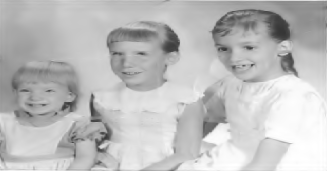
#> input picture testcase/grilsrestored.png, 327 x 171 px
$ python Inpainting_girls.py
#> lines starting #> are read from the running program, lines starting #| are printed output that depends on the picture; after the words box and inside, x2 and y2 are one past the last pixel; in counts of white or black regions, pixels touching at a corner belong together

# coding: utf-8

# In[1]:

import cv2
import numpy as np
import numbers
from warnings import warn
import sys
from numpy.lib.stride_tricks import as_strided
import matplotlib.pyplot as plt

# some parameters
patch_size = 10
sigma =20
window_shape = (patch_size, patch_size)
window_stride = 2
num_dict=3000#
ksvd_iter = 3
max_sparsity = 20#25


# In[6]:

def view_as_windows(arr_in, window_shape, step=1):
    """Rolling window view of the input n-dimensional array.

    Windows are overlapping views of the input array, with adjacent windows
    shifted by a single row or column (or an index of a higher dimension).

    Parameters
    ----------
    arr_in : ndarray
        N-d input array.
    window_shape : integer or tuple of length arr_in.ndim
        Defines the shape of the elementary n-dimensional orthotope
        (better know as hyperrectangle [1]_) of the rolling window view.
        If an integer is given, the shape will be a hypercube of
        sidelength given by its value.
    step : integer or tuple of length arr_in.ndim
        Indicates step size at which extraction shall be performed.
        If integer is given, then the step is uniform in all dimensions.

    Returns
    -------
    arr_out : ndarray
        (rolling) window view of the input array.   If `arr_in` is
        non-contiguous, a copy is made.
    """

    # -- basic checks on arguments
    if not isinstance(arr_in, np.ndarray):
        raise TypeError("`arr_in` must be a numpy ndarray")

    ndim = arr_in.ndim

    if isinstance(window_shape, numbers.Number):
        window_shape = (window_shape,) * ndim
    if not (len(window_shape) == ndim):
        raise ValueError("`window_shape` is incompatible with `arr_in.shape`")

    if isinstance(step, numbers.Number):
        if step < 1:
            raise ValueError("`step` must be >= 1")
        step = (step,) * ndim
    if len(step) != ndim:
        raise ValueError("`step` is incompatible with `arr_in.shape`")

    arr_shape = np.array(arr_in.shape)
    window_shape = np.array(window_shape, dtype=arr_shape.dtype)

    if ((arr_shape - window_shape) < 0).any():
        raise ValueError("`window_shape` is too large")

    if ((window_shape - 1) < 0).any():
        raise ValueError("`window_shape` is too small")

    # -- build rolling window view
    if not arr_in.flags.contiguous:
        warn(RuntimeWarning("Cannot provide views on a non-contiguous input "
                            "array without copying."))

    arr_in = np.ascontiguousarray(arr_in)

    slices = tuple(slice(None, None, st) for st in step)
    window_strides = np.array(arr_in.strides)

    indexing_strides = arr_in[slices].strides

    win_indices_shape = (((np.array(arr_in.shape) - np.array(window_shape))
                          // np.array(step)) + 1)

    new_shape = tuple(list(win_indices_shape) + list(window_shape))
    strides = tuple(list(indexing_strides) + list(window_strides))

    arr_out = as_strided(arr_in, shape=new_shape, strides=strides)
    return arr_out


def getImagePatches(img, stride):
    '''
    Input：
        - img: image matrix
        - stride：滑动步幅
    Return：
        - patches - (m,n) √m*√m-size's sliding window sampling patches.
            - m: window size vec
            - n: number of samples
        - patch - (r, c, √m, √m)
            - r: number of window patches on vertical direction
            - c: number of window patches on horizontal direction
            - √m: window size
            e.g. - (44,44, 7,7) 有44*44个patches，每个patches都是7*7的
    '''
    # get indices of each patch from image matrix
    # This is also the R_{ij} marix mentioned in the paper
    patch_indices = view_as_windows(img, window_shape, step=stride) # 返回 (r,c)个(window_shape)的数组(94,94,7,7)

    r,c= patch_indices.shape[0:2]  # window matrix size: 有r*c个滑动窗 （44，44）个
    i_r,i_c=patch_indices.shape[2:4]  # image patch size: 窗口的大小（7，7）的
    patches = np.zeros((i_r*i_c, r*c)) # (49,8836)，每一列都是一个滑动窗
    # extract each image patchlena.png
    for i in range(r):
        for j in range(c):
            # 拉平每个patch到vec -〉 (7*7, 44*44)
            patches[:, j+patch_indices.shape[1]*i] = np.concatenate(patch_indices[i, j], axis=0)
    return patches, patch_indices.shape

def omp(D, data, sparsity, mask):
    '''
    Given D，Y; Calculate X
    Input:
        D - dictionary (m, n-dims)
        data - Y: all patches (m, num-sample)
        sparsity - sparsity of x
        mask - M: mask matrix for all patches (m, num-sample)
    Output:
        X - sparse vec X: (n-dims, num-sample)
    '''
    X = np.zeros((D.shape[1], data.shape[1]))  # (n-dims, num-sample)
    tot_res = 0   # collect normed residual from every y-D@x
    # go through all data patches
    for i in range(data.shape[1]):
        # for all num-samples, every sample will have k-sparsity
        # every loop, finish one sample x
        ################### process bar ########################
        count = np.floor((i + 1) / float(data.shape[1]) * 100)
        sys.stdout.write("\r- omp Sparse coding : Channel : %d%%" % count)
        sys.stdout.flush()
        #######################################################
        mi = mask[:,i]==1 # (m,) of true/false
        D_temp = D[mi,:]  # 选取有效值的行
        y = data[:,i]
        y_true = y[mi] # 不要无效观测值
        res = y_true  # initial residual
        thresh = np.linalg.norm(res)*0.01
        omega = []
        res_norm = np.linalg.norm(res)
        xtemp_sparse = np.zeros(D.shape[1])  # (500,)

        while len(omega) < sparsity and res_norm>thresh:
            # loop until x has sparsity-sparse (k-sparsity)
            # every loop, find one more sparse element
            proj = D_temp.T @ res  # projection: find the max correlation between residual&D
            i_til = np.argmax(np.abs(proj))  # max correlation column
            omega.append(i_til)
            xtemp_sparse = np.linalg.pinv(D_temp[:,omega])@y_true   # x = D^-1 @ y
            d_omg = D_temp[:, omega]                  # (m, columns now have)
            recover_alr_y = d_omg @ xtemp_sparse  # y_til now can recover
            res = y_true - recover_alr_y           # calculate residual left
            res_norm = np.linalg.norm(res)  # update norm residual of this x
        #
        # tot_res += res_norm
        # update xi
        if len(omega) > 0:
            X[omega, i] = xtemp_sparse
    print('\r Sparse coding finished.\n')
    return X

def dict_initiate(patches, dict_size):
    '''
    dictionary intialization
    assign data columns to dictionary at random
    :param patches: (m, num of samples)
    :param dict_size: n-dims - then this would be the dimension of sparse vector x
    :return:
    D: normalized dictionary D
    '''
    # random select n-dims columns index
    indices = np.random.random_integers(0, patches.shape[1] - 1, dict_size)  #
    # choose the n-dims columns in Y as initial D
    D = np.array(patches[:, indices])  # select n-dims patches

    return D - D.mean()  # return normalized dictionary

# [34 lines left out: function dict_update, not called in this run]

def k_svd(patches, dict_size, sparsity, mask):
    '''
    :param patches: patches from image (m, num of samples)
    :param dict_size: n-dims of every x
    :param sparsity: sparsity of every x
    mask - M: mask matrix for all patches (m, num-sample)
    :return:
        D: final dictionary
        X: corresponding X matrix (perhaps not sparse, so need omp to update again)
    '''
    # initial dictionary D
    D = dict_initiate(patches, dict_size)
    # initializing sparse matrix: X
    X = np.zeros((D.T.dot(patches)).shape)  # (n-dims, num of samples)

    for k in range(ksvd_iter):  # ksvd_iter = 1
        print("KSVD Iter: {}/{} ".format(k + 1, ksvd_iter))
        # E step， update X
        X = omp(D, patches, sparsity, mask)  # (n-dims, num of samples)
        # M step，update D
        count = 1
        dict_elem_order = np.random.permutation(D.shape[1])  # (0 ~ n-dims-1) array
        # get order of column elements
        for j in dict_elem_order:
            # update D column by column
            ################## process bar ###############################
            r = np.floor(count / float(D.shape[1]) * 100)
            sys.stdout.write("\r- k_svd Dictionary updating : %d%%" % r)
            sys.stdout.flush()
            ##############################################################
            # calculate the jth column
            D, X = dict_update(D, patches, X, j, mask)
            count += 1
        print("\nDictionary updating  finished")
    return D, X

def inpainting(img_degrade, dict_size, sparsity, mask):
    '''
    Input:
        img_noisy: input image
        dict_size: n-dims
        sparsity: sparsity of x
        mask - M: mask matrix for all patches (m, num-sample)
    Return:
        denoised_image: denoised image
    '''
    # generate noisy patches.
    s=window_stride
    # get patches
    patches, patches_shape = getImagePatches(img_degrade, s)
    mean = patches.mean()
    patches = patches - mean

    # K-SVD.
    dict_final, sparse_init = k_svd(patches, dict_size, sparsity,mask)

    # omp
    degrade_patches, degrade_patches_shape = getImagePatches(img_degrade, s)
    data_mean = degrade_patches.mean()
    degrade_patches = degrade_patches - data_mean

    sparse_final = omp(dict_final, degrade_patches, sparsity, mask)

    # Reconstruct the image.
    patches_approx = np.dot(dict_final, sparse_final) + data_mean
    inpainting_image = reconstruct_image(patches_approx, img_degrade, s)

    return inpainting_image

# [23 lines left out: function reconstruct_image, not called in this run]


# In[8]:

def main():
    # read degraded iamge (grayscale )
    s=window_stride
    orimg = cv2.imread("grilsrestored.png", 0)
#> orimg is the input picture: shape (171, 327); min 53, max 255, mean 189.8
    image = cv2.imread("girlsorig.png", 0)
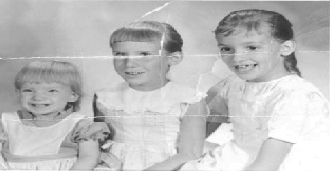
#> input picture testcase/girlsorig.png, 330 x 171 px
#> image is the input picture: shape (171, 330); min 43, max 255, mean 190.9
    orimg = cv2.resize(orimg,(330,171))
#> orimg: shape (171, 330)
    #image = cv2.resize(image,(256,256))
    #image=image[0:254,:]

    r,c = image.shape
#> r = 171; c = 330
    print(r)
#| 171
    print(c)
#| 330
    mask = cv2.imread('mask_girls_all.png',0)
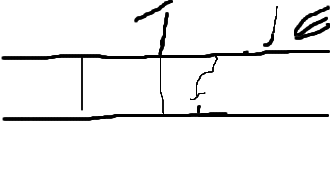
#> input picture testcase/mask_girls_all.png, 330 x 171 px
#> mask is the input picture: shape (171, 330); min 0, max 255, mean 239.5
    mask[mask!=255]=0
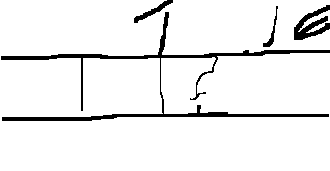
#> mask: shape (171, 330); 93.4% white; 4 black regions, box (x1, y1, x2, y2) and area: (1, 12, 330, 121) 2836, (294, 5, 330, 40) 574, (134, 0, 173, 23) 209, (263, 6, 278, 47) 124
    mask[mask==255]=1

    print('num_dict(设置稀疏向量的长度):',num_dict,'max_sparsity(稀疏向量最大稀疏数):',max_sparsity)
    # denose the given image
    inpainting_image = inpainting(image, dict_size=num_dict, sparsity=max_sparsity, mask=mask)
#> in view_as_windows, `window_strides = np.array(arr_in.strides)`: window_strides = [330, 1]
#> in view_as_windows, `indexing_strides = arr_in[slices].strides`: indexing_strides = (660, 2)
#> in view_as_windows, `strides = tuple(list(indexing_strides) + list(window_strides))`: strides = (660, 2, 330, 1)
#> in inpainting, `patches, patches_shape = getImagePatches(img_degrade, s)`: patches_shape = (81, 161, 10, 10)
#> in inpainting, `mean = patches.mean()`: mean = 190.1
#> in dict_initiate, `D = np.array(patches[:, indices])`:
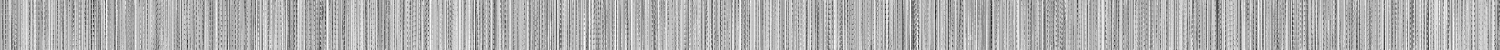
#> D: shape (100, 3000) float64 (shown at 1/2 size); min -147.1, max 64.87, mean -0.1; drawn with min black and max white

    #     noisy_psnr = 20*np.log10(np.amax(image)) - 10*np.log10(pow(np.linalg.norm(image - noisy_image), 2)/noisy_image.size)
    #     final_psnr = 20*np.log10(np.amax(image)) - 10*np.log10(pow(np.linalg.norm(image - denoised_image), 2)/denoised_image.size)
    # save images
    # cv2.imwrite("lena.png".split(".")[0]+str(sigma)+"noisy.jpg", noisy_image.astype('uint8'))
    cv2.imwrite("girlsorig.png".split(".")[0]+"inpainting.png", inpainting_image.astype('uint8'))
    # cv2.imwrite("lena.png".split(".")[0]+str(sigma)+"difference.jpg", np.abs(noisy_image - denoised_image).astype('uint8'))
    noisy_psnr = 20*np.log10(np.amax(orimg)) - 10*np.log10(pow(np.linalg.norm(orimg - image), 2)/image.size)
    final_psnr = 20*np.log10(np.amax(orimg)) - 10*np.log10(pow(np.linalg.norm(orimg - inpainting_image), 2)/inpainting_image.size)
    print("PSRN: {}(noisy), {}(denoised))".format(noisy_psnr, final_psnr))
    #     print("PSRN: {}(noisy), {}(denoised))".format(noisy_psnr, final_psnr))
    return 0

if __name__=='__main__':
#> (the run stopped early here; a loop or call above may not have finished)
